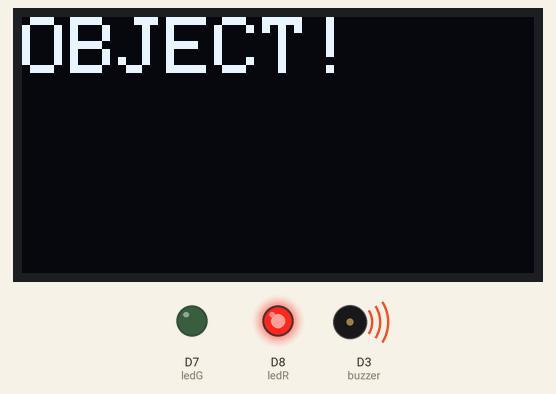
This sketch was run on a simulated ESP8266 (NodeMCU). On the bench: 128×64 one-colour display, output pins drawn as LEDs (lit = HIGH), buzzer (waves = sounding, pin HIGH). WiFi joins after 1.5 s; servers stay silent unless stated; no MQTT or app messages arrive unless stated; what the sketch prints to the serial monitor is not drawn.

Above: at 1.7 s.
Timing chart, 0 to 3.2 s (numbered marks = the images above):
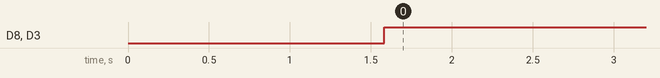

The sketch:

avoidsensor_led_buzzer_oled_mqtt.ino
```cpp
/*---------------------KRENOVATOR---------------------
  LIVE MOVEMENT ALERT

  The sensor use is avoidance sensor; as for this
  project, the sensor is used to detect any object
  infront of it. The code is to read the sensor
  behavior. The LED is used as a trigger component
  for the presence or absence of any object and buzzer
  will produce sound when a object is near. OLED
  display is to monitor the result on display live.

  Get the code at github
  https://github.com/MZulsyahmi/live-movement-monitoring-using-MQTT.git

  by M.Zulsyahmi @krenovator
  August 2019
 */

/*the library for OLED display*/
#include <SPI.h>
#include <Wire.h>
#include <Adafruit_GFX.h>
#include <Adafruit_SSD1306.h>

#define OLED_RESET LED_BUILTIN
Adafruit_SSD1306 display(OLED_RESET);

//initialize for pin used
int avoidpin = D4;  //KY-032 avoidance sensor

int ledR = D8;      //red LED
int ledG = D7;      //green LED

int buzzer = D3;    //buzzer
int i;              //the initialize for the function to be read in Adafruit

#include <ESP8266WiFi.h>
#include "Adafruit_MQTT.h"
#include "Adafruit_MQTT_Client.h"

#if (SSD1306_LCDHEIGHT != 64)   //to declare the pixel of OLED
#error("Height incorrect, please fix Adafruit_SSD1306.h!");   //if got an error, the codes need to be changed
#endif

/************************* WiFi Access Point *********************************/

#define WLAN_SSID       "YourNetworkName"
#define WLAN_PASS       "NetworkPassword"

/************************* Adafruit.io Setup *********************************/

#define AIO_SERVER      "io.adafruit.com"
#define AIO_SERVERPORT  1883                   // use 8883 for SSL
#define AIO_USERNAME    "YourUsername"
#define AIO_KEY         "YourAIOkey"

/************ Global State (you don't need to change this!) ******************/

// Create an ESP8266 WiFiClient class to connect to the MQTT server.
WiFiClient client;
// or... use WiFiFlientSecure for SSL
//WiFiClientSecure client;

// Setup the MQTT client class by passing in the WiFi client and MQTT server and login details.
Adafruit_MQTT_Client mqtt(&client, AIO_SERVER, AIO_SERVERPORT, AIO_USERNAME, AIO_KEY);

/****************************** Feeds ***************************************/

// Setup a feed called 'photocell' for publishing.
// Notice MQTT paths for AIO follow the form: <username>/feeds/<feedname>
Adafruit_MQTT_Publish Movement = Adafruit_MQTT_Publish(&mqtt, AIO_USERNAME "/feeds/YourFeedsName");

// Setup a feed called 'onoff' for subscribing to changes.
//Adafruit_MQTT_Subscribe onoffbutton = Adafruit_MQTT_Subscribe(&mqtt, AIO_USERNAME "/feeds/onoff");

/*************************** Sketch Code ************************************/

// Bug workaround for Arduino 1.6.6, it seems to need a function declaration
// for some reason (only affects ESP8266, likely an arduino-builder bug).
void MQTT_connect();

void setup() {
  display.clearDisplay();

  Serial.begin(115200);

  display.begin(SSD1306_SWITCHCAPVCC, 0x3C);  // initialize with the I2C addr 0x3D (for the 128x64)

  //declaration for the pin
  pinMode(avoidpin, INPUT);

  pinMode(ledR,OUTPUT);
  pinMode(ledG,OUTPUT);
  pinMode(buzzer,OUTPUT);

  // Clear the buffer/display
  display.clearDisplay();

  Serial.println(F("Adafruit MQTT demo"));

  // Connect to WiFi access point.
  Serial.println(); Serial.println();
  Serial.print("Connecting to ");
  Serial.println(WLAN_SSID);

  WiFi.begin(WLAN_SSID, WLAN_PASS);
  while (WiFi.status() != WL_CONNECTED) {
    delay(500);
    Serial.print(".");
  }
  Serial.println();

  Serial.println("WiFi connected");
  Serial.println("IP address: "); Serial.println(WiFi.localIP());

  // Setup MQTT subscription for onoff feed.
  //mqtt.subscribe(&onoffbutton);
}

uint32_t x=0;

void loop() {
  // Ensure the connection to the MQTT server is alive (this will make the first
  // connection and automatically reconnect when disconnected).  See the MQTT_connect
  // function definition further below.
  MQTT_connect();

  // this is our 'wait for incoming subscription packets' busy subloop
  // try to spend your time here

  // Now we can publish stuff!
  Serial.print(F("\nSending photocell val "));
  Serial.print(x);
  Serial.print("...");

/************************ The controlled coding ********************************/

  int Sensor = digitalRead(avoidpin);

  display.clearDisplay();

  //condition used: if...else condition
  //HIGH = 1 or ON      LOW = 0 or OFF
  if(Sensor == LOW){
    display.setTextColor(WHITE);
    display.setCursor(0, 0);
    display.setTextSize(2);
    display.print("OBJECT!");
    i  = 1;                       //call 1 if there is movement

    digitalWrite(ledR, HIGH);
    digitalWrite(ledG, LOW);
    digitalWrite(buzzer,HIGH);
  }
  else{
    display.setTextColor(WHITE);
    display.setCursor(0, 0);
    display.setTextSize(2);
    display.print("No Object");
    i  = 0;                       //call 0 if there is no movement

    digitalWrite(ledR, LOW);
    digitalWrite(ledG, HIGH);
    digitalWrite(buzzer,LOW);
  }

/************************ Condition to publish ********************************/

  if (!Movement.publish(i)) {
    Serial.println(F("Failed"));
  }
  else {
    Serial.println(F("OK!"));
  }

  display.display();
  delay(1000);

  // ping the server to keep the mqtt connection alive
  // NOT required if you are publishing once every KEEPALIVE seconds
  /*
  if(! mqtt.ping()) {
    mqtt.disconnect();
  }
  */
}

void MQTT_connect() {
  int8_t ret;

  // Stop if already connected.
  if (mqtt.connected()) {
    return;
  }

  Serial.print("Connecting to MQTT... ");

  uint8_t retries = 3;
  while ((ret = mqtt.connect()) != 0) { // connect will return 0 for connected
       Serial.println(mqtt.connectErrorString(ret));
       Serial.println("Retrying MQTT connection in 5 seconds...");
       mqtt.disconnect();
       delay(5000);  // wait 5 seconds
       retries--;
       if (retries == 0) {
         // basically die and wait for WDT to reset me
         while (1);
       }
  }
  Serial.println("MQTT Connected!");
}
```

Measured:
- by itself, D8 (ledR), D3 (buzzer): LOW → HIGH at 1.6 s
